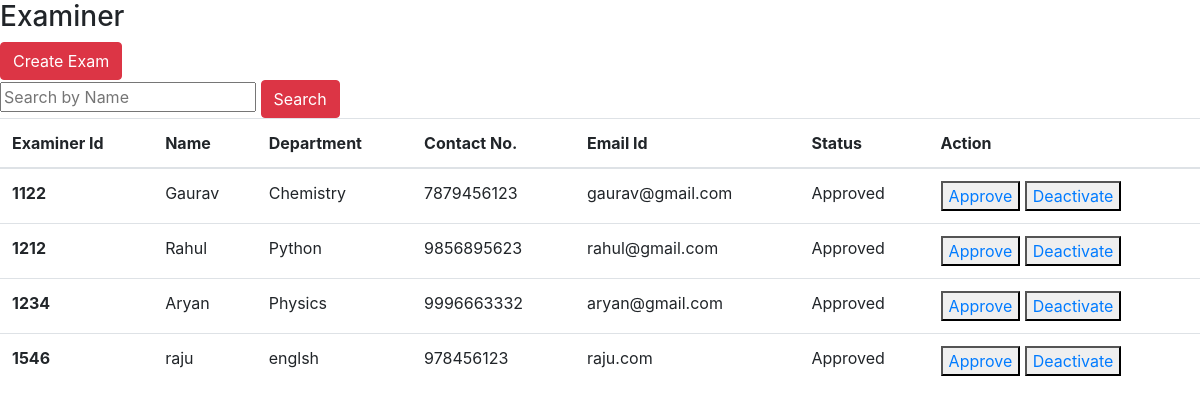
The page /examiner on the database as committed earlier.
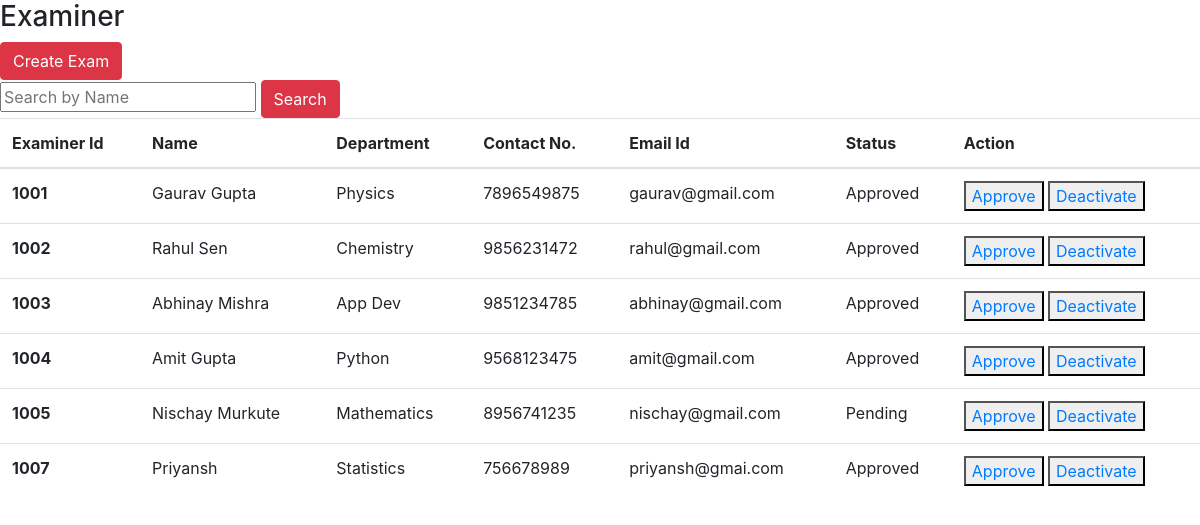
The same page on the database as committed later.
### app.py (models this page shows)
class Examiner(db.Model):
    id = db.Column(db.Integer, primary_key=True)
    name = db.Column(db.String(60))
    username = db.Column(db.String(20))
    password = db.Column(db.String(50))
    department= db.Column(db.String)
    email_id = db.Column(db.String(100))
    contact_no = db.Column(db.String(10))
    status = db.Column(db.String, default= 'Pending')
    examination_slot = db.relationship('ExaminationSlot', backref = 'examiner',lazy = True)
    examination = db.relationship('Examination', backref = 'examiner',foreign_keys='Examination.examiner_id',lazy = True)

### app.py (the view)
@app.route('/examiner')
def examiner():
    examiner=Examiner.query.all()
    examination=Examination.query.all()
    return render_template('examiner.html',examiner=examiner,examination=examination)

### templates/examiner.html (shortened to what this page needs)
<!DOCTYPE html>
<html lang="en">
<head>
    <link rel="stylesheet" href="https://cdn.jsdelivr.net/npm/bootstrap@4.1.3/dist/css/bootstrap.min.css">
</head>
<body>
    <h3>Examiner</h3>
    <a href="/create_examiner"><button class="btn btn-danger">Create Exam</button></a>
    <form action="/search_examiner" method="POST">
    <input type="text" name="search" placeholder="Search by Name">
    <button type="submit" class="btn btn-danger">Search</button>
    <table class="table">
  <thead>
    <tr>
      <th scope="col">Examiner Id</th>
      <th scope="col"> Name</th>
      <th scope="col">Department</th>
      <th scope="col">Contact No.</th>
      <th scope="col">Email Id</th>
      <th scope="col">Status</th>
      <th scope="col">Action</th>
    </tr>
  </thead>
  <tbody>
    {% for i in examiner%}
    <tr>
      <th> {{i.id}}</th>
      <td>{{i.name}}</td>
      <td>{{i.department}}</td>
      <td>{{i.contact_no}}</td>
      <td>{{i.email_id}}</td>
      <td>{{i.status}}</td>
      <td><button><a href = "/approve_examiner/{{i.id}}">Approve</a></button>
      <button><a href = "/deactivate_examiner/{{i.id}}">Deactivate</a></button>
      </td>
    </tr>
{% endfor %}
  </tbody>
</table>
</body>
</html>

Rows that differ between the two databases and show on the page:
removed Examiner: id "1122", name "Gaurav", department "Chemistry", contact_no "7879456123", email_id "gaurav@gmail.com", status "Approved"
removed Examiner: id "1212", name "Rahul", department "Python", contact_no "9856895623", email_id "rahul@gmail.com", status "Approved"
removed Examiner: id "1234", name "Aryan", department "Physics", contact_no "9996663332", email_id "aryan@gmail.com", status "Approved"
removed Examiner: id "1546", name "raju", department "englsh", contact_no "978456123", email_id "raju.com", status "Approved"
added Examiner: id "1001", name "Gaurav Gupta", department "Physics", contact_no "7896549875", email_id "gaurav@gmail.com", status "Approved"
added Examiner: id "1002", name "Rahul Sen", department "Chemistry", contact_no "9856231472", email_id "rahul@gmail.com", status "Approved"
added Examiner: id "1003", name "Abhinay Mishra", department "App Dev", contact_no "9851234785", email_id "abhinay@gmail.com", status "Approved"
added Examiner: id "1004", name "Amit Gupta", department "Python", contact_no "9568123475", email_id "amit@gmail.com", status "Approved"
added Examiner: id "1005", name "Nischay Murkute", department "Mathematics", contact_no "8956741235", email_id "nischay@gmail.com", status "Pending"
added Examiner: id "1007", name "Priyansh", department "Statistics", contact_no "756678989", email_id "priyansh@gmai.com", status "Approved"
